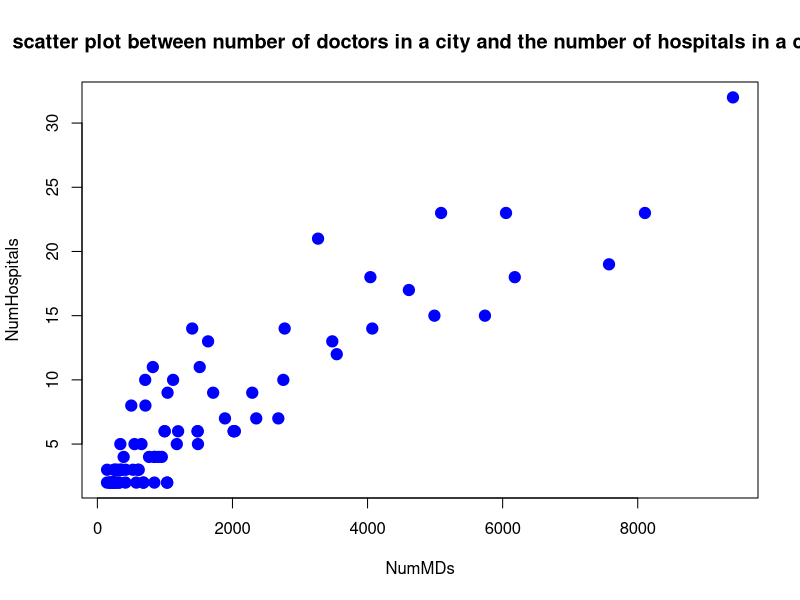

Recreate this plot in R.
## ---- chunk 1
d <- read.table("Example 1_3 Health.txt", header = T, sep = '\t')

attach(d)
## ---- chunk 2
plot(NumMDs, NumHospitals, pch = 19, cex = 1.5, col = "blue", main = "scatter plot between number of doctors in a city and the number of hospitals in a city")
## ---- chunk 3
r <- cor(NumMDs, NumHospitals)

r
